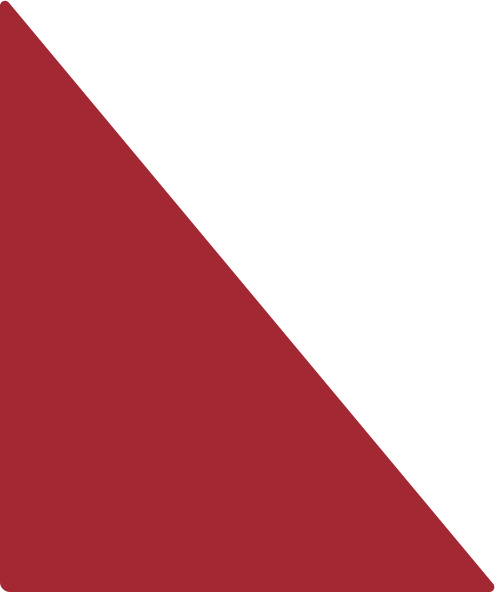
#> input picture input.webp, 495 x 592 px
$ python cc.py --input-file input.webp
#> lines starting #> are read from the running program, lines starting #| are printed output that depends on the picture; after the words box and inside, x2 and y2 are one past the last pixel; in counts of white or black regions, pixels touching at a corner belong together
"""cc.py — small utility to replace a color region in an image.

This module is organized in small, testable functions:
- parse_hex_color
- compute_mask
- apply_target_color
- change_color_in_image (orchestrator)
- CLI entrypoint via main()
"""

from __future__ import annotations

import argparse
from dataclasses import dataclass
from pathlib import Path
import re
from typing import Optional, Tuple

from PIL import Image
import numpy as np


ColorRGB = Tuple[int, int, int]


def parse_hex_color(s: str) -> ColorRGB:
    """Parse a hex color like '#A5CF53' or 'A5CF53' or 'fff' into an (R, G, B) tuple."""
    if s.startswith('#'):
        s = s[1:]
    if len(s) == 3:
        s = ''.join(ch * 2 for ch in s)
    if not re.fullmatch(r'[0-9a-fA-F]{6}', s):
        raise argparse.ArgumentTypeError(
            f"Invalid hex color: '{s}'. Use formats like '#A5CF53' or 'A5CF53' or 'fff'."
        )
    r = int(s[0:2], 16)
    g = int(s[2:4], 16)
    b = int(s[4:6], 16)
    return (r, g, b)


def _ensure_exists(path: Path) -> None:
    if not path.is_file():
        raise SystemExit(f"Input file not found: {path}")


def load_image_as_array(path: Path) -> np.ndarray:
    """Load an image and return an RGBA NumPy array."""
    img = Image.open(path).convert("RGBA")
#> img is the input picture: PIL image 495x592 RGBA; mean R, G, B, A 84.7, 21.4, 27.6, 130.5
    return np.array(img)


def save_array_as_image(arr: np.ndarray, path: Path) -> None:
    Image.fromarray(arr).save(path)


def compute_mask(arr: np.ndarray, from_color: Optional[ColorRGB], tolerance: int = 60) -> np.ndarray:
    """Return a boolean mask selecting pixels to replace.

    If `from_color` is provided, select pixels within Euclidean RGB distance <= tolerance.
    Otherwise fallback to the original heuristic (red-ish area).
    """
#> called with tolerance = 60
    r, g, b = arr[:, :, 0], arr[:, :, 1], arr[:, :, 2]
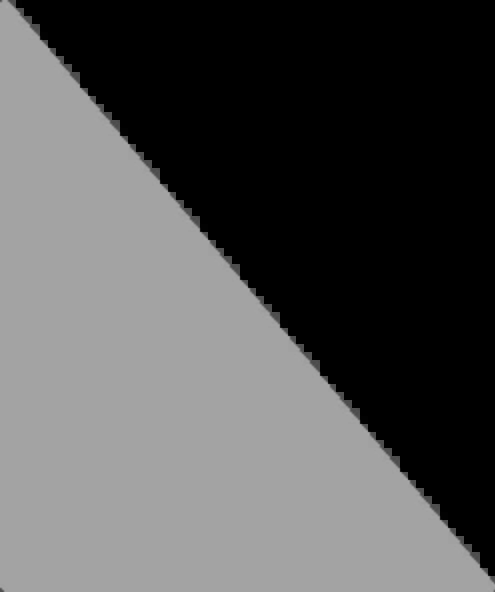
#> r: shape (592, 495); min 0, max 167, mean 84.7
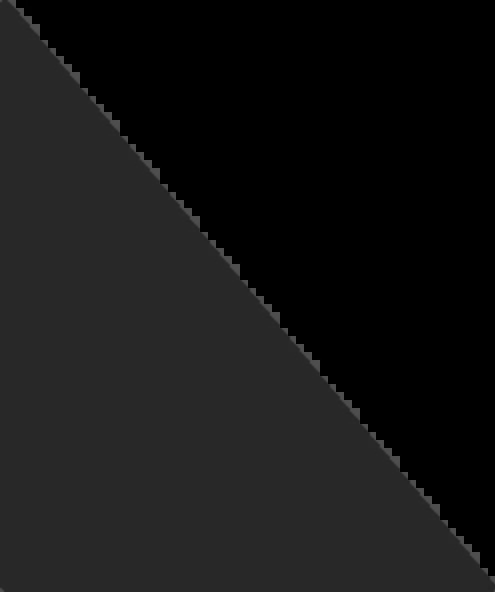
#> g: shape (592, 495); min 0, max 80, mean 21.4

    if from_color is not None:
        fr, fg, fb = from_color
        # promote to signed to avoid uint8 wraparound on subtraction
        rr = r.astype(np.int16)
        gg = g.astype(np.int16)
        bb = b.astype(np.int16)
        dist2 = (rr - fr) ** 2 + (gg - fg) ** 2 + (bb - fb) ** 2
        return dist2 <= (tolerance ** 2)

    # original heuristic: tuned for typical red area
    return (r > 150) & (g < 100) & (b < 100)
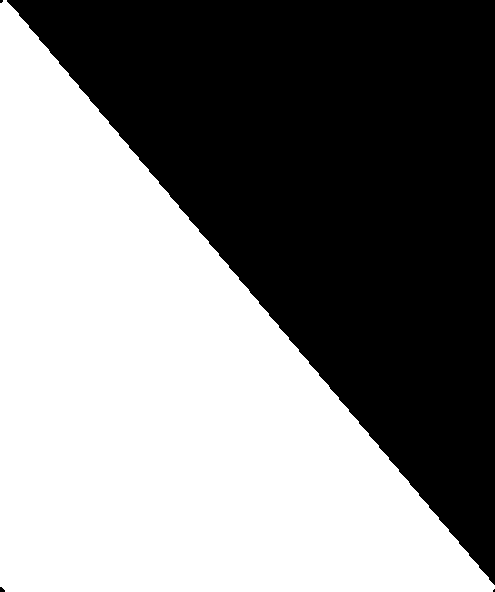
#> returned value: shape (592, 495) bool; 51.2% white; 4 black regions (3 under 20 px), largest, box (x1, y1, x2, y2) and area: (7, 0, 495, 585) 142934


def apply_target_color(arr: np.ndarray, mask: np.ndarray, to_color: ColorRGB) -> np.ndarray:
    """Return a copy of `arr` with masked pixels replaced with `to_color`.

    Operates on the first three channels (RGB) and preserves alpha.
    """
#> called with to_color = (165, 207, 83)
    out = arr.copy()
    out[mask, 0:3] = to_color
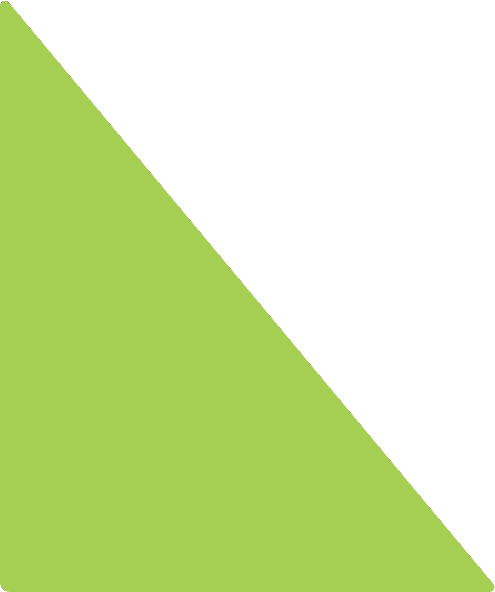
#> out: shape (592, 495, 4); mean R, G, B, A 85.8, 106.9, 43.4, 130.5; transparent parts drawn white
    return out


@dataclass
class ChangeResult:
    output_path: Path
    replaced_from: Optional[ColorRGB]
    replaced_to: ColorRGB
    tolerance: int


def change_color_in_image(input_path: Path, output_path: Path, to_color: ColorRGB,
                          from_color: Optional[ColorRGB] = None, tolerance: int = 60) -> ChangeResult:
    _ensure_exists(input_path)

    arr = load_image_as_array(input_path)
    mask = compute_mask(arr, from_color, tolerance=tolerance)
    out = apply_target_color(arr, mask, to_color)
    save_array_as_image(out, output_path)

    return ChangeResult(output_path, from_color, to_color, tolerance)


def format_color_hex(c: ColorRGB) -> str:
    return f"#{c[0]:02X}{c[1]:02X}{c[2]:02X}"


def parse_args(argv: Optional[list[str]] = None) -> argparse.Namespace:
    parser = argparse.ArgumentParser(description='Change a specific red area in an image to a new color')

    # Positional arguments with defaults
    parser.add_argument('input', nargs='?', default='input.webp', help='Input filename (default: input.webp)')
    parser.add_argument('output', nargs='?', default='output.png', help='Output filename (default: output.png)')

    # Backwards-compatible optional flags use distinct dest names to avoid colliding with positional names
    parser.add_argument('-i', '--input-file', dest='input_file', help='Input filename (alias for positional input)')
    parser.add_argument('-o', '--output-file', dest='output_file', help='Output filename (alias for positional output)')

    parser.add_argument('--to-color', '--color', dest='to_color', default='#A5CF53', type=parse_hex_color,
                        help="Replacement (target) color in hex (e.g. '#A5CF53' or 'A5CF53' or 'fff'). Default: #A5CF53 (alias: --color)")

    parser.add_argument('-f', '--from-color', dest='from_color', type=parse_hex_color,
                        help="Original/source color to replace (hex). If omitted, uses the default red-mask heuristic.")
    parser.add_argument('-t', '--tolerance', dest='tolerance', type=int, default=60,
                        help="Color distance tolerance (0-441). Only used when --from-color is provided. Default: 60")

    args = parser.parse_args(argv)

    # Map flag aliases into positional attributes if provided
    if getattr(args, 'input_file', None):
        args.input = args.input_file
    if getattr(args, 'output_file', None):
        args.output = args.output_file

    return args


def main(argv: Optional[list[str]] = None) -> int:
    args = parse_args(argv)

    if args.tolerance < 0:
        raise SystemExit("--tolerance must be non-negative")

    input_path = Path(args.input)
    output_path = Path(args.output)

    result = change_color_in_image(input_path, output_path, args.to_color, args.from_color, args.tolerance)

    if result.replaced_from is not None:
        print(f"Saved result to {result.output_path} (replaced {format_color_hex(result.replaced_from)} with {format_color_hex(result.replaced_to)}, tolerance={result.tolerance})")
    else:
        print(f"Saved result to {result.output_path} (color: {format_color_hex(result.replaced_to)})")

    return 0


if __name__ == '__main__':
    raise SystemExit(main())
#> (the program exits here)
